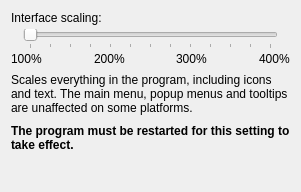
            <widget class="QWidget" name="scalingPage">
             <property name="sizePolicy">
              <sizepolicy hsizetype="Expanding" vsizetype="Expanding">
               <horstretch>0</horstretch>
               <verstretch>0</verstretch>
              </sizepolicy>
             </property>
             <layout class="QVBoxLayout" name="verticalLayout_4" stretch="0,0,0,0,0,1">
              <property name="spacing">
               <number>4</number>
              </property>
              <property name="bottomMargin">
               <number>0</number>
              </property>
              <item>
               <widget class="QLabel" name="label_43">
                <property name="text">
                 <string>Interface scaling:</string>
                </property>
               </widget>
              </item>
              <item>
               <layout class="QVBoxLayout" name="verticalLayout_3">
                <property name="spacing">
                 <number>0</number>
                </property>
                <item>
                 <layout class="QHBoxLayout" name="horizontalLayout_6">
                  <property name="leftMargin">
                   <number>12</number>
                  </property>
                  <property name="rightMargin">
                   <number>12</number>
                  </property>
                  <item>
                   <widget class="QSlider" name="scaleSlider">
                    <property name="minimum">
                     <number>0</number>
                    </property>
                    <property name="maximum">
                     <number>12</number>
                    </property>
                    <property name="singleStep">
                     <number>1</number>
                    </property>
                    <property name="pageStep">
                     <number>4</number>
                    </property>
                    <property name="value">
                     <number>0</number>
                    </property>
                    <property name="orientation">
                     <enum>Qt::Horizontal</enum>
                    </property>
                    <property name="tickPosition">
                     <enum>QSlider::TicksBelow</enum>
                    </property>
                    <property name="tickInterval">
                     <number>1</number>
                    </property>
                   </widget>
                  </item>
                 </layout>
                </item>
                <item>
                 <layout class="QHBoxLayout" name="horizontalLayout_3" stretch="0,1,0,1,0,1,0">
                  <item>
                   <widget class="QLabel" name="label_44">
                    <property name="sizePolicy">
                     <sizepolicy hsizetype="Fixed" vsizetype="Preferred">
                      <horstretch>0</horstretch>
                      <verstretch>0</verstretch>
                     </sizepolicy>
                    </property>
                    <property name="text">
                     <string>100%</string>
                    </property>
                   </widget>
                  </item>
                  <item>
                   <spacer name="horizontalSpacer_7">
                    <property name="orientation">
                     <enum>Qt::Horizontal</enum>
                    </property>
                    <property name="sizeHint" stdset="0">
                     <size>
                      <width>40</width>
                      <height>20</height>
                     </size>
                    </property>
                   </spacer>
                  </item>
                  <item>
                   <widget class="QLabel" name="label_140">
                    <property name="sizePolicy">
                     <sizepolicy hsizetype="Fixed" vsizetype="Preferred">
                      <horstretch>0</horstretch>
                      <verstretch>0</verstretch>
                     </sizepolicy>
                    </property>
                    <property name="text">
                     <string>200%</string>
                    </property>
                   </widget>
                  </item>
                  <item>
                   <spacer name="horizontalSpacer_9">
                    <property name="orientation">
                     <enum>Qt::Horizontal</enum>
                    </property>
                    <property name="sizeHint" stdset="0">
                     <size>
                      <width>40</width>
                      <height>20</height>
                     </size>
                    </property>
                   </spacer>
                  </item>
                  <item>
                   <widget class="QLabel" name="label_45">
                    <property name="sizePolicy">
                     <sizepolicy hsizetype="Fixed" vsizetype="Preferred">
                      <horstretch>0</horstretch>
                      <verstretch>0</verstretch>
                     </sizepolicy>
                    </property>
                    <property name="text">
                     <string>300%</string>
                    </property>
                   </widget>
                  </item>
                  <item>
                   <spacer name="horizontalSpacer_8">
                    <property name="orientation">
                     <enum>Qt::Horizontal</enum>
                    </property>
                    <property name="sizeHint" stdset="0">
                     <size>
                      <width>40</width>
                      <height>20</height>
                     </size>
                    </property>
                   </spacer>
                  </item>
                  <item>
                   <widget class="QLabel" name="label_46">
                    <property name="sizePolicy">
                     <sizepolicy hsizetype="Fixed" vsizetype="Preferred">
                      <horstretch>0</horstretch>
                      <verstretch>0</verstretch>
                     </sizepolicy>
                    </property>
                    <property name="text">
                     <string>400%</string>
                    </property>
                   </widget>
                  </item>
                 </layout>
                </item>
               </layout>
              </item>
              <item>
               <widget class="QLabel" name="label_47">
                <property name="text">
                 <string>Scales everything in the program, including icons and text. The main menu, popup menus and tooltips are unaffected on some platforms.</string>
                </property>
                <property name="wordWrap">
                 <bool>true</bool>
                </property>
               </widget>
              </item>
              <item>
               <spacer name="verticalSpacer_3">
                <property name="orientation">
                 <enum>Qt::Vertical</enum>
                </property>
                <property name="sizeType">
                 <enum>QSizePolicy::Fixed</enum>
                </property>
                <property name="sizeHint" stdset="0">
                 <size>
                  <width>20</width>
                  <height>5</height>
                 </size>
                </property>
               </spacer>
              </item>
              <item>
               <widget class="QLabel" name="label_148">
                <property name="font">
                 <font>
                  <weight>75</weight>
                  <bold>true</bold>
                 </font>
                </property>
                <property name="text">
                 <string>The program must be restarted for this setting to take effect.</string>
                </property>
                <property name="wordWrap">
                 <bool>true</bool>
                </property>
               </widget>
              </item>
              <item>
               <spacer name="verticalSpacer_16">
                <property name="orientation">
                 <enum>Qt::Vertical</enum>
                </property>
                <property name="sizeHint" stdset="0">
                 <size>
                  <width>20</width>
                  <height>40</height>
                 </size>
                </property>
               </spacer>
              </item>
             </layout>
            </widget>
